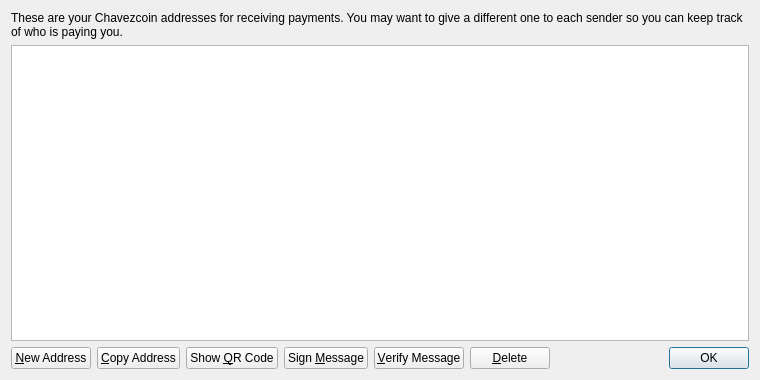
<?xml version="1.0" encoding="UTF-8"?>
<ui version="4.0">
 <class>AddressBookPage</class>
 <widget class="QWidget" name="AddressBookPage">
  <property name="geometry">
   <rect>
    <x>0</x>
    <y>0</y>
    <width>760</width>
    <height>380</height>
   </rect>
  </property>
  <property name="windowTitle">
   <string>Address Book</string>
  </property>
  <layout class="QVBoxLayout" name="verticalLayout">
   <item>
    <widget class="QLabel" name="labelExplanation">
     <property name="text">
      <string>These are your Chavezcoin addresses for receiving payments. You may want to give a different one to each sender so you can keep track of who is paying you.</string>
     </property>
     <property name="textFormat">
      <enum>Qt::PlainText</enum>
     </property>
     <property name="wordWrap">
      <bool>true</bool>
     </property>
    </widget>
   </item>
   <item>
    <widget class="QTableView" name="tableView">
     <property name="contextMenuPolicy">
      <enum>Qt::CustomContextMenu</enum>
     </property>
     <property name="toolTip">
      <string>Double-click to edit address or label</string>
     </property>
     <property name="tabKeyNavigation">
      <bool>false</bool>
     </property>
     <property name="selectionMode">
      <enum>QAbstractItemView::SingleSelection</enum>
     </property>
     <property name="selectionBehavior">
      <enum>QAbstractItemView::SelectRows</enum>
     </property>
     <property name="sortingEnabled">
      <bool>true</bool>
     </property>
     <attribute name="verticalHeaderVisible">
      <bool>false</bool>
     </attribute>
    </widget>
   </item>
   <item>
    <layout class="QHBoxLayout" name="horizontalLayout">
     <item>
      <widget class="QPushButton" name="newAddressButton">
       <property name="toolTip">
        <string>Create a new address</string>
       </property>
       <property name="text">
        <string>&amp;New Address</string>
       </property>
      </widget>
     </item>
     <item>
      <widget class="QPushButton" name="copyToClipboard">
       <property name="toolTip">
        <string>Copy the currently selected address to the system clipboard</string>
       </property>
       <property name="text">
        <string>&amp;Copy Address</string>
       </property>
      </widget>
     </item>
     <item>
      <widget class="QPushButton" name="showQRCode">
       <property name="text">
        <string>Show &amp;QR Code</string>
       </property>
      </widget>
     </item>
     <item>
      <widget class="QPushButton" name="signMessage">
       <property name="toolTip">
        <string>Sign a message to prove you own a Chavezcoin address</string>
       </property>
       <property name="text">
        <string>Sign &amp;Message</string>
       </property>
      </widget>
     </item>
     <item>
      <widget class="QPushButton" name="verifyMessage">
       <property name="toolTip">
        <string>Verify a message to ensure it was signed with a specified Chavezcoin address</string>
       </property>
       <property name="text">
        <string>&amp;Verify Message</string>
       </property>
      </widget>
     </item>
     <item>
      <widget class="QPushButton" name="deleteButton">
       <property name="toolTip">
        <string>Delete the currently selected address from the list</string>
       </property>
       <property name="text">
        <string>&amp;Delete</string>
       </property>
      </widget>
     </item>
     <item>
      <spacer name="horizontalSpacer">
       <property name="orientation">
        <enum>Qt::Horizontal</enum>
       </property>
       <property name="sizeHint" stdset="0">
        <size>
         <width>40</width>
         <height>20</height>
        </size>
       </property>
      </spacer>
     </item>
     <item>
      <widget class="QDialogButtonBox" name="buttonBox">
       <property name="sizePolicy">
        <sizepolicy hsizetype="Maximum" vsizetype="Fixed">
         <horstretch>0</horstretch>
         <verstretch>0</verstretch>
        </sizepolicy>
       </property>
       <property name="standardButtons">
        <set>QDialogButtonBox::Ok</set>
       </property>
      </widget>
     </item>
    </layout>
   </item>
  </layout>
 </widget>
 <resources>
  <include location="../bitcoin.qrc"/>
 </resources>
 <connections/>
</ui>
